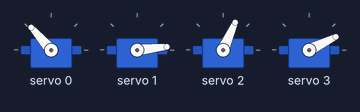
A sketch run on a simulated Arduino Uno, built with avr-gcc and run on an emulated ATmega328P. Shown: 4 × servo.

Above: at 3.16 s.
At 8.45 s:
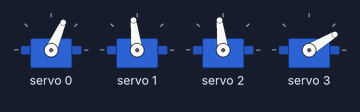
At 14.55 s:
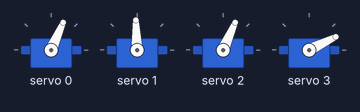
At 20.05 s:
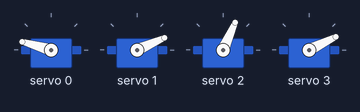
At 27.16 s:
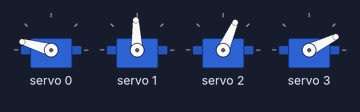
At 37.2 s:
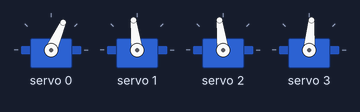
Timing chart, 0 to 40.0 s (numbered marks = the images above):
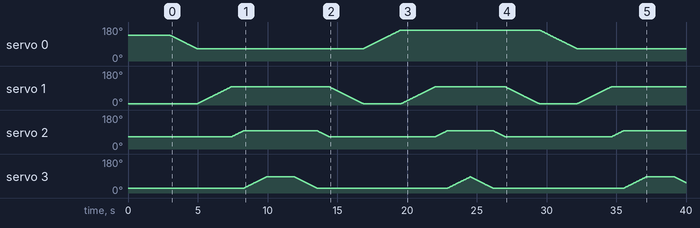

The sketch:

4dof_arm.ino
```cpp
#include <Wire.h>
#include <Adafruit_PWMServoDriver.h>

Adafruit_PWMServoDriver PWM = Adafruit_PWMServoDriver();

#define servo1 0
#define servo2 1
#define servo3 2
#define servo4 3

void setup() {
  Serial.begin(9600);
  PWM.begin();
  PWM.setPWMFreq(60);
  PWM.setPWM(servo1, 0, 480);
  PWM.setPWM(servo2, 0, 150);
  PWM.setPWM(servo3, 0, 300);
  PWM.setPWM(servo4, 0, 200);
  delay(3000);
}

void loop() {

  for (int S1value = 480; S1value >= 300; S1value--) {
    PWM.setPWM(servo1, 0, S1value);
    delay(10);
  }

  for (int S2value = 150; S2value <= 380; S2value++) {
    PWM.setPWM(servo2, 0, S2value);
    delay(10);
  }

  for (int S3value = 300; S3value <= 380; S3value++) {
    PWM.setPWM(servo3, 0, S3value);
    delay(10);
  }

  for (int S4value = 200; S4value <= 350; S4value++) {
    PWM.setPWM(servo4, 0, S4value);
    delay(10);
  }
  delay(2000);
  for (int S4value = 350; S4value > 200; S4value--) {
    PWM.setPWM(servo4, 0, S4value);
    delay(10);
  }

  for (int S3value = 380; S3value > 300; S3value--) {
    PWM.setPWM(servo3, 0, S3value);
    delay(10);
  }

  for (int S2value = 380; S2value > 150; S2value--) {
    PWM.setPWM(servo2, 0, S2value);
    delay(10);
  }

  for (int S1value = 300; S1value < 550; S1value++) {
    PWM.setPWM(servo1, 0, S1value);
    delay(10);
  }
  //////////////////////
  for (int S2value = 150; S2value <= 380; S2value++) {
    PWM.setPWM(servo2, 0, S2value);
    delay(10);
  }

  for (int S3value = 300; S3value <= 380; S3value++) {
    PWM.setPWM(servo3, 0, S3value);
    delay(10);
  }

  for (int S4value = 200; S4value <= 350; S4value++) {
    PWM.setPWM(servo4, 0, S4value);
    delay(10);
  }

  for (int S4value = 350; S4value > 200; S4value--) {
    PWM.setPWM(servo4, 0, S4value);
    delay(10);
  }
   for (int S3value = 380; S3value > 300; S3value--) {
    PWM.setPWM(servo3, 0, S3value);
    delay(10);
  }

  for (int S2value = 380; S2value > 150; S2value--) {
    PWM.setPWM(servo2, 0, S2value);
    delay(10);
  }

  for (int S1value = 550; S1value > 480; S1value--) {
    PWM.setPWM(servo1, 0, S1value);
    delay(10);
  }
}
```
